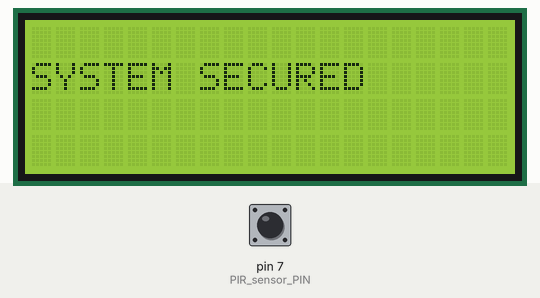
A sketch run on a simulated Arduino Uno, built with avr-gcc and run on an emulated ATmega328P. On the bench: 20×4 character LCD. The inputs (shaded band) are chosen by the test bench; at power-on: pin 7 (PIR_sensor_PIN) LOW. What the sketch prints to the serial monitor is not drawn.

Above: at 1.2 s.
1.3 s: pin 7 (PIR_sensor_PIN) driven HIGH
At 1.9 s:
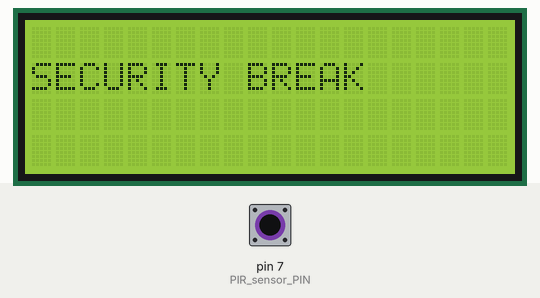
2.8 s: pin 7 (PIR_sensor_PIN) driven LOW
At 3.7 s:
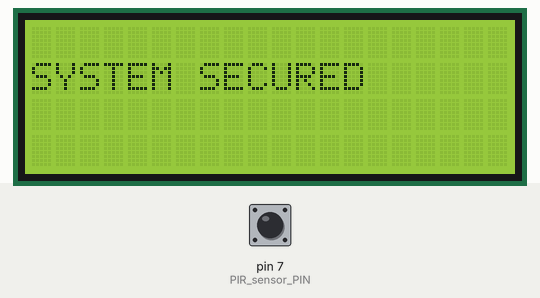
5.8 s: pin 7 (PIR_sensor_PIN) pulsed HIGH 2 times (0.12 s each, 0.3 s apart)
9.4 s: pin 7 (PIR_sensor_PIN) pulsed HIGH 5 times (0.12 s each, 0.3 s apart)
At 10.39 s:
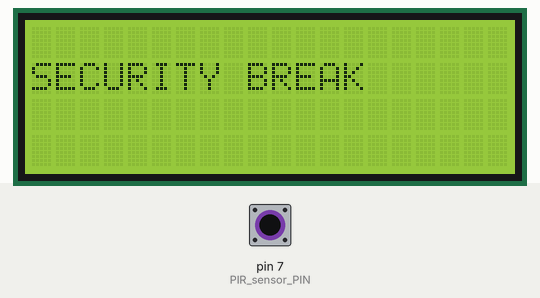
Timing chart, 0 to 12.4 s (numbered marks = the images above; inputs shaded):
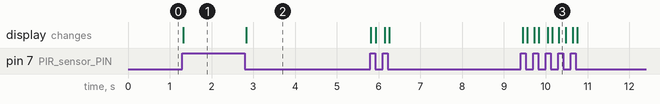

The sketch:

2.4RFmodem_transmitter.ino
```cpp
#include <LiquidCrystal.h>
LiquidCrystal lcd(14,13,12,11,6,4);
const int PIR_sensor_PIN = 7;

int PIR_sensor_PIN_state=1;
void setup()
{
lcd.begin(20,4);
Serial.begin(9600);
pinMode(PIR_sensor_PIN, INPUT);
lcd.setCursor(0,0);
lcd.print("SECURITY SYSTEM");
lcd.setCursor(0,1);
lcd.print("OF RESTRICTED AREA");
}
// the loop routine runs over and over again forever:
void loop()
{
PIR_sensor_PIN_state = digitalRead(PIR_sensor_PIN);
if(PIR_sensor_PIN_state == HIGH)
{
     lcd.clear();
     int PIR_SERIAL_BYTE=10;
 Serial.write(PIR_SERIAL_BYTE);
 lcd.setCursor(0,1);
 lcd.print("SECURITY BREAK");
 delay(50);
}
else
{
lcd.clear();
 int PIR_SERIAL_BYTE=20;
 Serial.write(PIR_SERIAL_BYTE);
 lcd.setCursor(0,1);
 lcd.print("SYSTEM SECURED");
 delay(50);
}
}
```

Measured:
- after the input at 1.3 s, the display: changes at once (image 1)
- after the input at 2.8 s, the display: changes at once (image 2)
- after the input at 9.4 s, the display: changes after 0.05 s (image 3)
